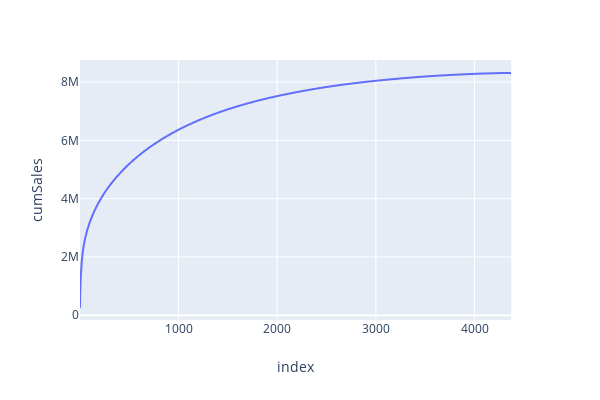

The notebook cell this image was saved under:
### Code cell
fig = px.line(cust_sales, x="index", y="cumSales", width=600, height=400)
fig.show()

### Figure 1 — Plotly figure (JSON) as saved in the notebook; plotly's stock layout.template omitted (floating-point values rounded to 4 significant figures; data arrays with more than 128 entries replaced by an {"elided": "..."} marker saying what was removed)
{"data": [{"hoverlabel": {"namelength": 0}, "hovertemplate": "index=%{x}<br>cumSales=%{y}", "legendgroup": "", "line": {"color": "#636efa", "dash": "solid"}, "mode": "lines", "name": "", "showlegend": false, "type": "scattergl", "x": {"elided": "4372 int values"}, "xaxis": "x", "y": {"elided": "4372 int values"}, "yaxis": "y"}], "layout": {"height": 400, "legend": {"tracegroupgap": 0}, "margin": {"t": 60}, "width": 600, "xaxis": {"anchor": "y", "domain": [0, 0.98], "title": {"text": "index"}}, "yaxis": {"anchor": "x", "domain": [0, 1], "title": {"text": "cumSales"}}}}
